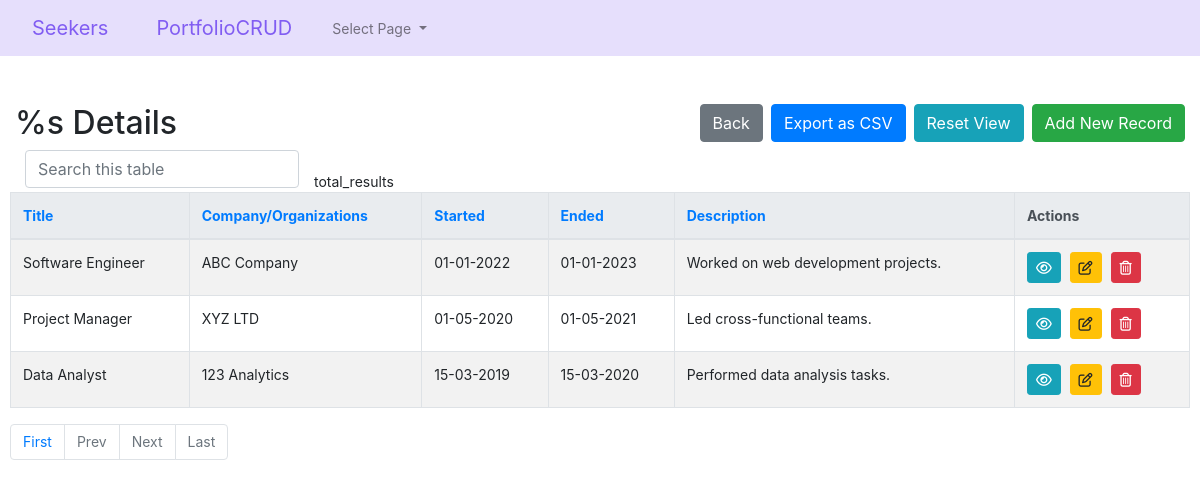
Screenshot of /user/InfoCRUD/experience-index.php (signed in) with the database file from the repository.
### tables this page shows
CREATE TABLE `experience` (
  `experience_id` int(11) NOT NULL,
  `job_title` varchar(255) NOT NULL,
  `company` varchar(255) NOT NULL,
  `start_date` date NOT NULL,
  `end_date` date DEFAULT NULL,
  `description` text DEFAULT NULL,
  `id` bigint(20) UNSIGNED NOT NULL
);

### user/InfoCRUD/config.php (called while the page is built, shortened)
<?php
$no_of_records_per_page = '10';
$protocol               = (isset($_SERVER['HTTPS']) && $_SERVER['HTTPS'] == 'on') ? 'https' : 'http';
$domain                 = $protocol . '://' . $_SERVER['HTTP_HOST'];
?>

### user/InfoCRUD/experience-index.php (the view, shortened to what this page needs)
<?php
require_once('config.php');
require_once('helpers.php');
$user_id = $_SESSION['user_id'];
$isCsvExport = isset($_GET['export']) && $_GET['export'] == 'csv';
$script = $_SERVER['SCRIPT_NAME'];
$parameters = $_GET ? $_SERVER['QUERY_STRING'] : "";
$currenturl = $domain . $script . '?' . $parameters;
if (isset($_GET['pageno'])) {
    $pageno = $_GET['pageno'];
} else {
    $pageno = 1;
}
$offset = ($pageno - 1) * $no_of_records_per_page;
$where_statement = " WHERE 1=1 ";
if (!empty($_GET['search'])) {
    $search = mysqli_real_escape_string($link, $_GET['search']);
    if (strpos('`experience`.`experience_id`, `experience`.`job_title`, `experience`.`company`, `experience`.`start_date`, `experience`.`end_date`, `experience`.`description`', ',')) {
        $where_statement .= " AND CONCAT_WS (`experience`.`experience_id`, `experience`.`job_title`, `experience`.`company`, `experience`.`start_date`, `experience`.`end_date`, `experience`.`description`) LIKE '%$search%'";
    } else {
        $where_statement .= " AND `experience`.`experience_id`, `experience`.`job_title`, `experience`.`company`, `experience`.`start_date`, `experience`.`end_date`, `experience`.`description` LIKE '%$search%'";
    }
} else {
    $search = "";
}
$sql = "SELECT experience.*
FROM experience
LEFT JOIN users ON users.id = experience.id
WHERE users.id = $user_id
GROUP BY experience.experience_id
ORDER BY experience_id ASC
";
if (!$isCsvExport) {
    $sql .= " LIMIT $offset, $no_of_records_per_page";
}
$result = mysqli_query($link, $sql);
$count_pages = "SELECT COUNT(*) AS count
                FROM `experience`
			LEFT JOIN `users` AS `idusers` ON `idusers`.`id` = `experience`.`id`
                $where_statement";
?>
<!DOCTYPE html>
<html lang="en">
<head>
    <link rel="stylesheet" href="https://stackpath.bootstrapcdn.com/bootstrap/4.5.0/css/bootstrap.min.css"
>
</head>
<body>
    <?php require_once('navbar.php'); ?>
    <section class="pt-5">
        <div class="container-fluid">
            <div class="row">
                <div class="col-md-12">
                    <div class="page-header clearfix">
                        <h2 class="float-left">
                        </h2>
                        <a href="experience-create.php" class="btn btn-success float-right">
                        </a>
                        <a href="experience-index.php" class="btn btn-info float-right mr-2">
                        </a>
                        <a href="experience-index.php?export=csv" class="btn btn-primary float-right mr-2">
                        </a>
                        <a href="javascript:history.back()" class="btn btn-secondary float-right mr-2">
                        </a>
                    </div>
                    <div class="form-row">
                        <form action="experience-index.php" method="get">
                            <div class="col"> <input type="text" class="form-control"
                                    placeholder="<?php translate('Search this table') ?>" name="search"></div>
                        </form>
                        <br>
                        <?php
                        if ($result):
                            if (mysqli_num_rows($result) > 0):
                                $number_of_results = mysqli_fetch_assoc(mysqli_query($link, $count_pages))['count'];
                                $total_pages = ceil($number_of_results / $no_of_records_per_page);
                                ?>
                                <table class='table table-bordered table-striped'>
                                    <thead class='thead-light'>
                                        <tr>
                                            <?php
                                            $columnname = "job_title";
                                            $sort_link = isset($_GET["order"]) && $_GET["order"] == $columnname && $_GET["sort"] == "asc" ? "desc" : "asc";
                                            $sort_link = isset($_GET["order"]) && $_GET["order"] == $columnname && $_GET["sort"] == "desc" ? "asc" : $sort_link;
                                            echo "<th><a href=?search=$search&order=job_title&sort=" . $sort_link . ">Title</a></th>";
                                            $columnname = "company";
                                            $sort_link = isset($_GET["order"]) && $_GET["order"] == $columnname && $_GET["sort"] == "asc" ? "desc" : "asc";
                                            $sort_link = isset($_GET["order"]) && $_GET["order"] == $columnname && $_GET["sort"] == "desc" ? "asc" : $sort_link;
                                            echo "<th><a href=?search=$search&order=company&sort=" . $sort_link . ">Company/Organizations</a></th>";
                                            $columnname = "start_date";
                                            $sort_link = isset($_GET["order"]) && $_GET["order"] == $columnname && $_GET["sort"] == "asc" ? "desc" : "asc";
                                            $sort_link = isset($_GET["order"]) && $_GET["order"] == $columnname && $_GET["sort"] == "desc" ? "asc" : $sort_link;
                                            echo "<th><a href=?search=$search&order=start_date&sort=" . $sort_link . ">Started</a></th>";
                                            $columnname = "end_date";
                                            $sort_link = isset($_GET["order"]) && $_GET["order"] == $columnname && $_GET["sort"] == "asc" ? "desc" : "asc";
                                            $sort_link = isset($_GET["order"]) && $_GET["order"] == $columnname && $_GET["sort"] == "desc" ? "asc" : $sort_link;
                                            echo "<th><a href=?search=$search&order=end_date&sort=" . $sort_link . ">Ended</a></th>";
                                            $columnname = "description";
                                            $sort_link = isset($_GET["order"]) && $_GET["order"] == $columnname && $_GET["sort"] == "asc" ? "desc" : "asc";
                                            $sort_link = isset($_GET["order"]) && $_GET["order"] == $columnname && $_GET["sort"] == "desc" ? "asc" : $sort_link;
                                            echo "<th><a href=?search=$search&order=description&sort=" . $sort_link . ">Description</a></th>";
                                            ?>
                                            <th>
                                            </th>
                                        </tr>
                                    </thead>
                                    <tbody>
                                        <?php while ($row = mysqli_fetch_array($result)): ?>
                                            <tr>
                                                <?php
                                                echo "<td>";
                                                echo nl2br(htmlspecialchars($row['job_title'] ?? ""));
                                                echo "</td>" . "\n\t\t\t\t\t\t\t\t\t\t\t\t";
                                                echo "<td>";
                                                echo nl2br(htmlspecialchars($row['company'] ?? ""));
                                                echo "</td>" . "\n\t\t\t\t\t\t\t\t\t\t\t\t";
                                                echo "<td>" . convert_date($row['start_date']) . "</td>";
                                                echo "<td>" . convert_date($row['end_date']) . "</td>";
                                                echo "<td>";
                                                echo nl2br(htmlspecialchars($row['description'] ?? ""));
                                                echo "</td>" . "\n\t\t\t\t\t\t\t\t\t\t\t\t"; ?>
                                                <td>
                                                    <?php
                                                    $column_id = 'experience_id';
                                                    if (!empty($column_id)): ?>
                                                        <a id='read-<?php echo $row['experience_id']; ?>'
                                                            href='experience-read.php?experience_id=<?php echo $row['experience_id']; ?>'
                                                            title='<?php echo addslashes(translate('View Record', false)); ?>'
                                                            data-toggle='tooltip' class='btn btn-sm btn-info'><i
                                                                class='far fa-eye'></i></a>
                                                        <a id='update-<?php echo $row['experience_id']; ?>'
                                                            href='experience-update.php?experience_id=<?php echo $row['experience_id']; ?>'
                                                            title='<?php echo addslashes(translate('Update Record', false)); ?>'
                                                            data-toggle='tooltip' class='btn btn-sm btn-warning'><i
                                                                class='far fa-edit'></i></a>
                                                        <a id='delete-<?php echo $row['experience_id']; ?>'
                                                            href='experience-delete.php?experience_id=<?php echo $row['experience_id']; ?>'
                                                            title='<?php echo addslashes(translate('Delete Record', false)); ?>'
                                                            data-toggle='tooltip' class='btn btn-sm btn-danger'><i
                                                                class='far fa-trash-alt'></i></a>
                                                    <?php else: ?>
                                                        <?php echo addslashes(translate('unsupported_no_pk')); ?>
                                                    <?php endif; ?>
                                                </td>
                                            </tr>
                                        <?php endwhile; ?>
                                    </tbody>
                                </table>
                                <ul class="pagination" align-right>
                                    <?php
                                    $new_url = preg_replace('/&?pageno=[^&]*/', '', $currenturl);
                                    ?>
                                    <li class="page-item"><a class="page-link" href="<?php echo $new_url . '&pageno=1' ?>">
                                        </a></li>
                                    <li class="page-item <?php if ($pageno <= 1) {
                                        echo 'disabled';
                                    } ?>">
                                        <a class="page-link" href="<?php if ($pageno <= 1) {
                                            echo '#';
                                        } else {
                                            echo $new_url . "&pageno=" . ($pageno - 1);
                                        } ?>">
                                        </a>
                                    </li>
                                    <li class="page-item <?php if ($pageno >= $total_pages) {
                                        echo 'disabled';
                                    } ?>">
                                        <a class="page-link" href="<?php if ($pageno >= $total_pages) {
                                            echo '#';
                                        } else {
                                            echo $new_url . "&pageno=" . ($pageno + 1);
                                        } ?>">
                                        </a>
                                    </li>
                                    <li class="page-item <?php if ($pageno >= $total_pages) {
                                        echo 'disabled';
                                    } ?>">
                                        <a class="page-item"><a class="page-link"
                                                href="<?php echo $new_url . '&pageno=' . $total_pages; ?>">
                                            </a>
                                    </li>
                                </ul>
                            <?php else: ?>
                                <p class='lead'><em>
                                        <?php translate('No records were found.') ?>
                                    </em></p>
                            <?php endif ?>
                        <?php endif ?>
                    </div>
                </div>
            </div>
    </section>
</body>
</html>

### user/InfoCRUD/experience-index.php (style rules this page uses)
.page-header h2 { margin-top: 0; }
table tr td:last-child a { margin-right: 5px; }
body { font-size: 14px; }

### rows the page displays
experience: job_title "Software Engineer", company "ABC Company", start_date "01-01-2022", end_date "01-01-2023", description "Worked on web development projects."
experience: job_title "Project Manager", company "XYZ LTD", start_date "01-05-2020", end_date "01-05-2021", description "Led cross-functional teams."
experience: job_title "Data Analyst", company "123 Analytics", start_date "15-03-2019", end_date "15-03-2020", description "Performed data analysis tasks."

### other values shown
$key "Select Page %s Details Add New Record Reset View Export as CSV Back total_results Actions First Prev Next Last"
